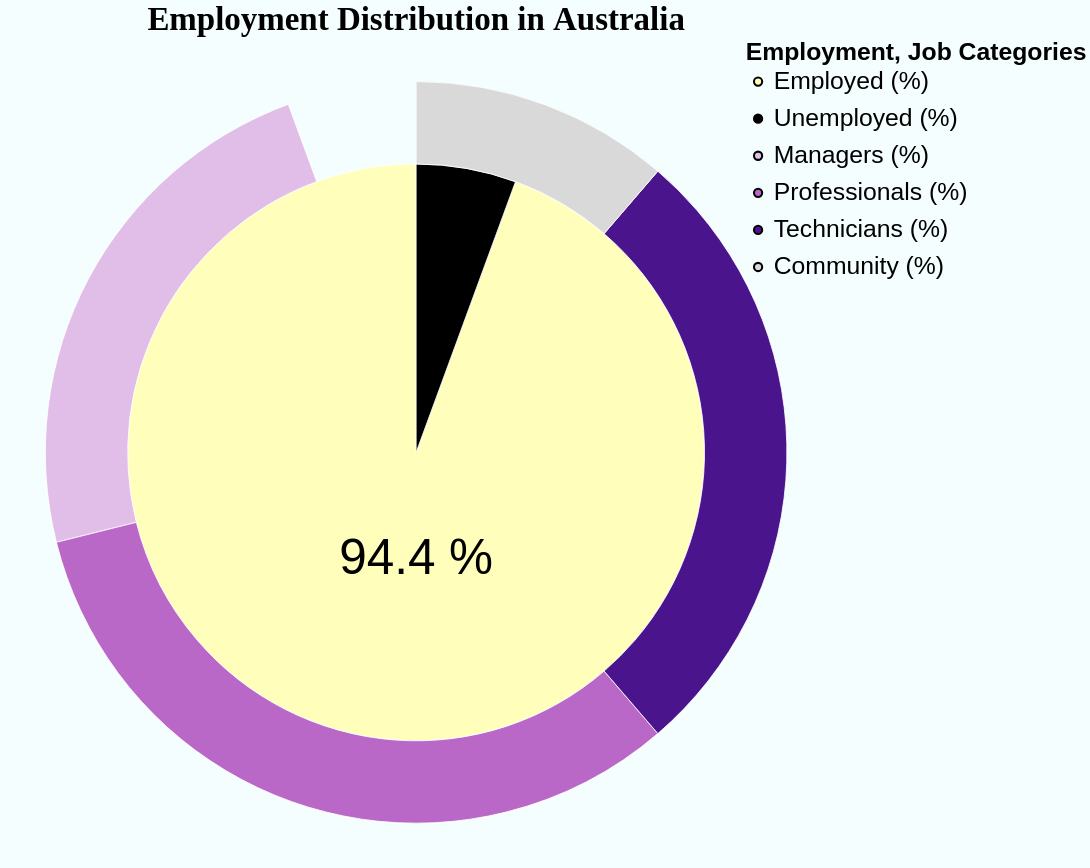

The Vega-Lite source for this figure:
### Vega-Lite specification from a JSON file in a GitHub repository (floating-point values rounded to 4 significant figures)
{"$schema": "https://vega.github.io/schema/vega-lite/v5.json", "title": {"text": "Employment Distribution in Australia", "font": "Dubai", "fontWeight": "bold", "fontSize": 40}, "width": 1000, "height": 1000, "layer": [{"data": {"values": [{"Category": "Employed (%)", "Percentage": 94.4}, {"Category": "Unemployed (%)", "Percentage": 5.6}]}, "mark": {"type": "arc", "innerRadius": 0, "outerRadius": 350, "stroke": "white", "strokeWidth": 1}, "encoding": {"theta": {"field": "Percentage", "type": "quantitative", "aggregate": "sum"}, "color": {"field": "Category", "type": "nominal", "scale": {"domain": ["Employed (%)", "Unemployed (%)"], "range": ["#ffffbb", "black", "#E1BEE7", "#BA68C8", "#4A148C", "#d9d9d9"]}, "title": "Employment"}, "tooltip": [{"field": "Category", "title": "Category"}, {"field": "Percentage", "title": "Percentage"}]}}, {"data": {"values": [{"Category": "Managers (%)", "Percentage": 23.3}, {"Category": "Professionals (%)", "Percentage": 32.4}, {"Category": "Technicians (%)", "Percentage": 27.4}, {"Category": "Community (%)", "Percentage": 11.3}]}, "mark": {"type": "arc", "innerRadius": 350, "outerRadius": 450, "stroke": "white", "strokeWidth": 1}, "encoding": {"theta": {"field": "Percentage", "type": "quantitative", "aggregate": "sum"}, "color": {"field": "Category", "type": "nominal", "scale": {"domain": ["Managers (%)", "Professionals (%)", "Technicians (%)", "Community (%)"], "range": ["#BA68C8", "#7B1FA2", "#4A148C", "#E1BEE7"]}, "title": "Job Categories"}, "tooltip": [{"field": "Category", "title": "Category"}, {"field": "Percentage", "title": "Percentage"}]}}, {"data": {"values": [{"Category": "Employed (%)", "Percentage": 94.4}]}, "mark": {"type": "text", "fontSize": 60, "dy": 130, "dx": 0}, "transform": [{"calculate": "datum.Percentage + ' %'", "as": "textLabel"}], "encoding": {"theta": {"field": "Percentage", "type": "quantitative", "aggregate": "sum"}, "text": {"field": "textLabel", "type": "nominal"}, "color": {"value": "black"}}}], "config": {"background": "#f5feff", "legend": {"labelFontSize": 30, "titleFontSize": 30, "rowPadding": 15, "titleLimit": 1000, "labelLimit": 1000, "offset": -100, "symbolStrokeColor": "black", "symbolStrokeWidth": 2.5}}}
